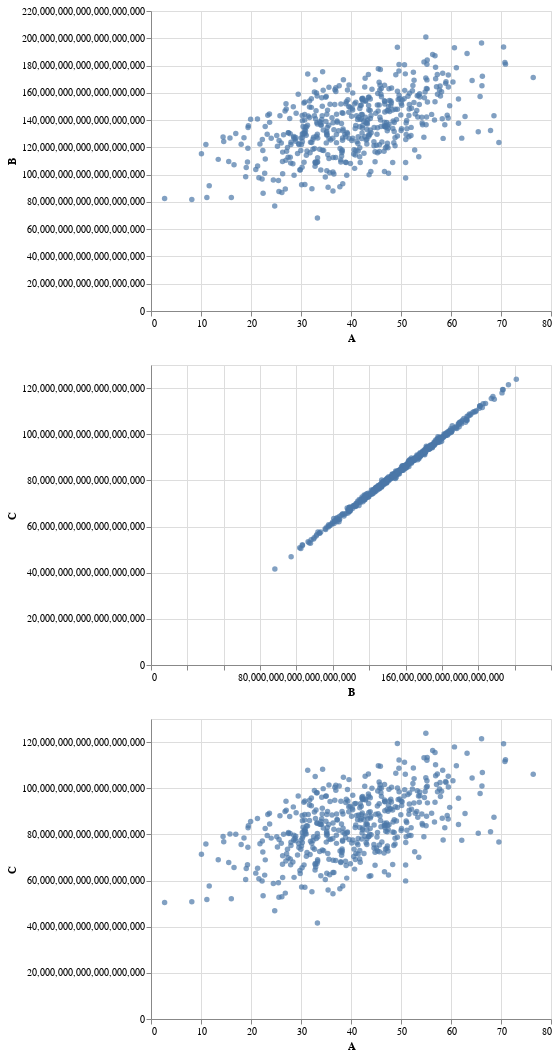

This figure's notebook cell:
### Code cell
A, B, C = random.choice(ABC_all).transpose()
AB = alt.Chart(pd.DataFrame({"A":A, "B":B})).mark_circle().encode(
    x="A",
    y="B")
BC= alt.Chart(pd.DataFrame({"B":B, "C":C})).mark_circle().encode(
    x="B",
    y="C")
AC = alt.Chart(pd.DataFrame({"A":A, "C":C})).mark_circle().encode(
    x="A",
    y="C")

alt.vconcat(AB, BC, AC)

### Figure 1 — Vega-Lite specification as saved in the notebook (floating-point values rounded to 4 significant figures; data arrays with more than 128 entries replaced by an {"elided": "..."} marker saying what was removed)
{"config": {"view": {"continuousWidth": 400, "continuousHeight": 300}}, "vconcat": [{"data": {"name": "data-7a8843069c7873c706c65f76ee3e698e"}, "mark": "circle", "encoding": {"x": {"field": "A", "type": "quantitative"}, "y": {"field": "B", "type": "quantitative"}}}, {"data": {"name": "data-53b3000b3b5103ff49d568ac61b5d1d6"}, "mark": "circle", "encoding": {"x": {"field": "B", "type": "quantitative"}, "y": {"field": "C", "type": "quantitative"}}}, {"data": {"name": "data-e5d05869eb87e8f62866a990e64d4579"}, "mark": "circle", "encoding": {"x": {"field": "A", "type": "quantitative"}, "y": {"field": "C", "type": "quantitative"}}}], "$schema": "https://vega.github.io/schema/vega-lite/v4.17.0.json", "datasets": {"data-7a8843069c7873c706c65f76ee3e698e": {"elided": "500 records"}, "data-53b3000b3b5103ff49d568ac61b5d1d6": {"elided": "500 records"}, "data-e5d05869eb87e8f62866a990e64d4579": {"elided": "500 records"}}}
